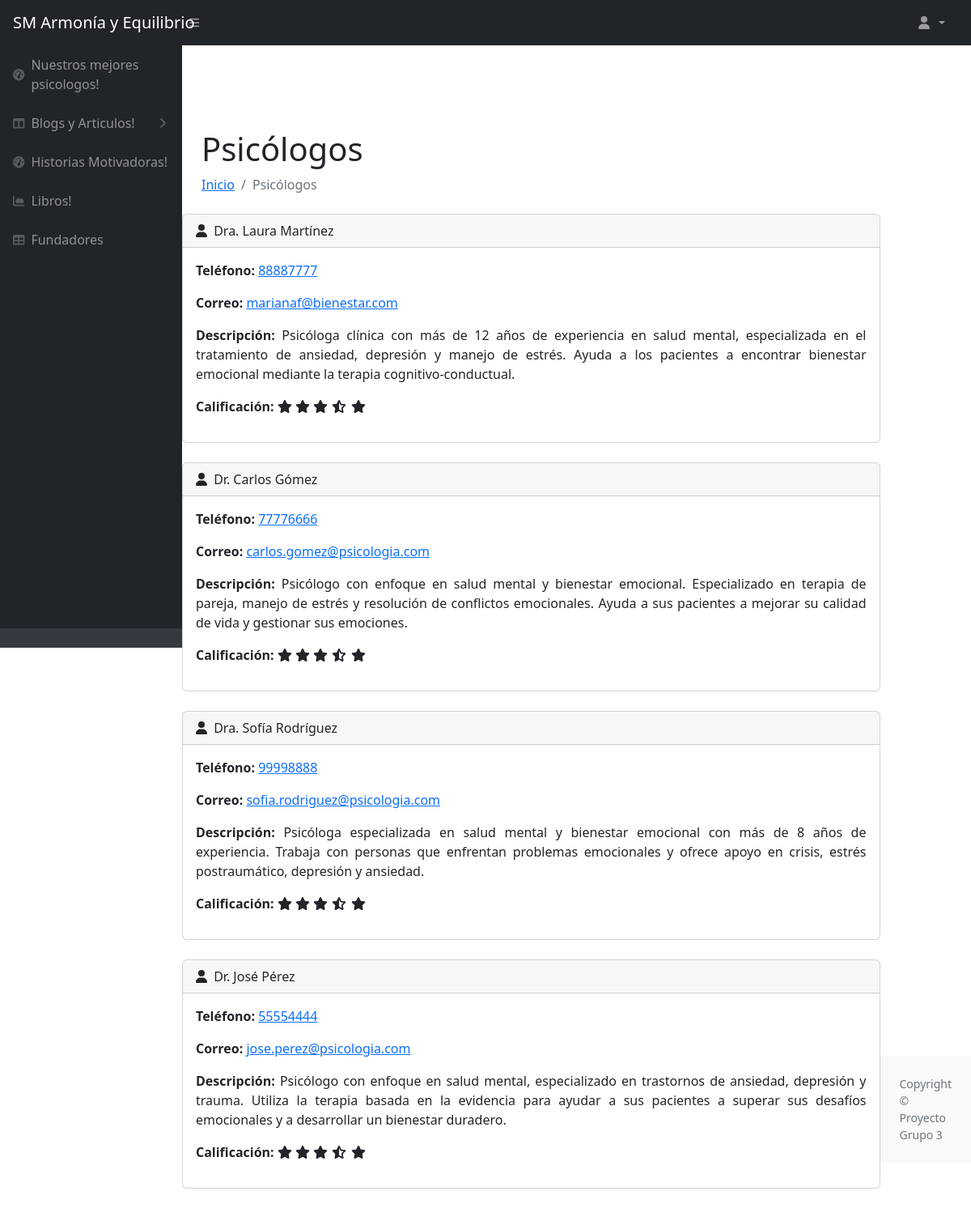
Screenshot of /php/obtener_psicologos.php with the database file from the repository.
### tables this page shows
CREATE TABLE `psicologos` (
  `ID_psicologo` int(11) NOT NULL,
  `ID_Calificacion` int(11) DEFAULT NULL,
  `Nombre_psicologo` varchar(255) DEFAULT NULL,
  `Telefono` varchar(50) DEFAULT NULL,
  `Correo_psicologo` varchar(100) DEFAULT NULL,
  `Descripcion_psicologo` text DEFAULT NULL
);

### php/obtener_psicologos.php (the view, shortened to what this page needs)
<!DOCTYPE html>
<html lang="en">
<head>
    <link href="https://cdn.jsdelivr.net/npm/simple-datatables@7.1.2/dist/style.min.css" rel="stylesheet" />
    <link href="../css/styles.css" rel="stylesheet" />
</head>
<body class="sb-nav-fixed">
    <nav class="sb-topnav navbar navbar-expand navbar-dark bg-dark">
        <a class="navbar-brand ps-3" href="../index.php"> SM Armonía y Equilibrio </a>
        <button class="btn btn-link btn-sm order-1 order-lg-0 me-4 me-lg-0" id="sidebarToggle" href="#!"><i
                class="fas fa-bars"></i></button>
        <ul class="navbar-nav ms-auto ms-md-0 me-3 me-lg-4">
            <li class="nav-item dropdown">
                <a class="nav-link dropdown-toggle" id="navbarDropdown" href="#" role="button" data-bs-toggle="dropdown" aria-expanded="false">
                    <i class="fas fa-user fa-fw"></i>
                </a>
            </li>
        </ul>
    </nav>
    <div id="layoutSidenav">
        <div id="layoutSidenav_nav">
            <nav class="sb-sidenav accordion sb-sidenav-dark" id="sidenavAccordion">
                <div class="sb-sidenav-menu">
                    <div class="nav">
                        <a class="nav-link" href="obtener_psicologos.php">
                            <div class="sb-nav-link-icon"><i class="fas fa-tachometer-alt"></i></div>
                            Nuestros mejores psicologos!
                        </a>
                        <a class="nav-link collapsed" href="charts.html" data-bs-toggle="collapse"
                            data-bs-target="#collapseLayouts" aria-expanded="false" aria-controls="collapseLayouts">
                            <div class="sb-nav-link-icon"><i class="fas fa-columns"></i></div>
                            Blogs y Articulos!
                            <div class="sb-sidenav-collapse-arrow"><i class="fas fa-angle-down"></i></div>
                        </a>
                        <a class="nav-link" href="VerHistorias.php">
                            <div class="sb-nav-link-icon"><i class="fas fa-tachometer-alt"></i></div>
                            Historias Motivadoras!
                        </a>
                        <a class="nav-link" href="Php_libroVer.php">
                            <div class="sb-nav-link-icon"><i class="fas fa-chart-area"></i></div>
                            Libros!
                        </a>
                        <a class="nav-link" href="../Fundadores.php">
                            <div class="sb-nav-link-icon"><i class="fas fa-table"></i></div>
                            Fundadores
                        </a>
                    </div>
                </div>
                <div class="sb-sidenav-footer">
                </div>
            </nav>
        </div>
        <div id="layoutSidenav_content">
        <main>
            <div class="container-fluid px-4">
                <h1 class="mt-4">Psicólogos</h1>
                <ol class="breadcrumb mb-4">
                    <li class="breadcrumb-item"><a href="../index.html">Inicio</a></li>
                    <li class="breadcrumb-item active">Psicólogos</li>
                </ol>
            </div>
                <?php
                include 'ConexionBD.php';
                $sql = "SELECT ID_psicologo, Nombre_psicologo, Telefono, Correo_psicologo, Descripcion_psicologo FROM psicologos";
                $result = $conexion->query($sql);
                if ($result && $result->num_rows > 0):
                    while ($row = $result->fetch_assoc()):
                        $nombre = htmlspecialchars($row['Nombre_psicologo']);
                        $telefono = htmlspecialchars($row['Telefono']);
                        $correo = htmlspecialchars($row['Correo_psicologo']);
                        $descripcion = htmlspecialchars($row['Descripcion_psicologo']);
                ?>
                <div class="card mb-4">
                    <div class="card-header">
                        <i class="fas fa-user me-1"></i> <?= $nombre ?>
                    </div>
                    <div class="card-body">
                        <p><strong>Teléfono:</strong> <a href="tel:<?= $telefono ?>"><?= $telefono ?></a></p>
                        <p><strong>Correo:</strong> <a href="mailto:<?= $correo ?>"><?= $correo ?></a></p>
                        <p><strong>Descripción:</strong> <?= $descripcion ?></p>
                        <p>
                            <strong>Calificación:</strong>
                            <span class="fa fa-star"></span>
                            <span class="fa fa-star"></span>
                            <span class="fa fa-star"></span>
                            <span class="fa fa-star-half-alt"></span>
                            <span class="fa fa-star"></span>
                        </p>
                    </div>
                </div>
                <?php
                    endwhile;
                else:
                ?>
                    <div class="alert alert-info">No se encontraron psicólogos registrados.</div>
                <?php endif;
                ?>
            </div>
    <footer class="py-4 bg-light mt-auto">
        <div class="container-fluid px-4">
            <div class="d-flex align-items-center justify-content-between small">
                <div class="text-muted">Copyright &copy; Proyecto Grupo 3 </div>
            </div>
        </div>
        </div>
</body>
</html>

### rows the page displays
psicologos: Nombre_psicologo "Dra. Laura Martínez", Telefono "88887777", Correo_psicologo "marianaf@bienestar.com", Descripcion_psicologo "Psicóloga clínica con más de 12 años de experiencia en salud mental, especializada en el tratamiento de ansiedad, depresión y manejo de estrés. Ayuda a los pacientes a encontrar bienestar emocional mediante la terapia cognitivo-conductual."
psicologos: Nombre_psicologo "Dr. Carlos Gómez", Telefono "77776666", Correo_psicologo "carlos.gomez@psicologia.com", Descripcion_psicologo "Psicólogo con enfoque en salud mental y bienestar emocional. Especializado en terapia de pareja, manejo de estrés y resolución de conflictos emocionales. Ayuda a sus pacientes a mejorar su calidad de vida y gestionar sus emociones."
psicologos: Nombre_psicologo "Dra. Sofía Rodríguez", Telefono "99998888", Correo_psicologo "sofia.rodriguez@psicologia.com", Descripcion_psicologo "Psicóloga especializada en salud mental y bienestar emocional con más de 8 años de experiencia. Trabaja con personas que enfrentan problemas emocionales y ofrece apoyo en crisis, estrés postraumático, depresión y ansiedad."
psicologos: Nombre_psicologo "Dr. José Pérez", Telefono "55554444", Correo_psicologo "jose.perez@psicologia.com", Descripcion_psicologo "Psicólogo con enfoque en salud mental, especializado en trastornos de ansiedad, depresión y trauma. Utiliza la terapia basada en la evidencia para ayudar a sus pacientes a superar sus desafíos emocionales y a desarrollar un bienestar duradero."
